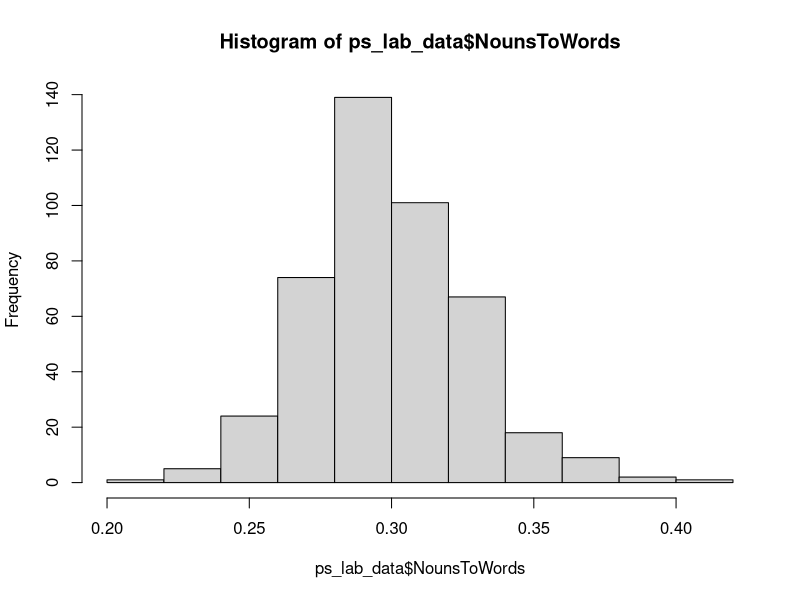
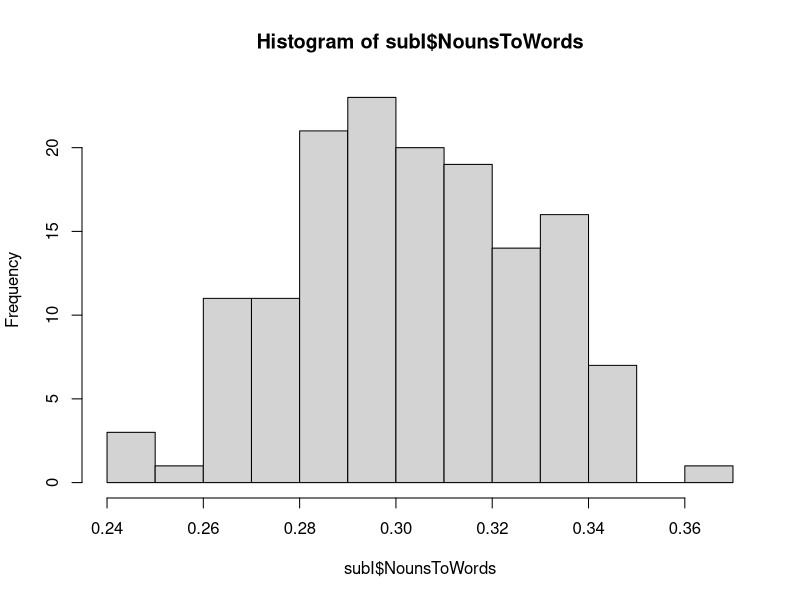
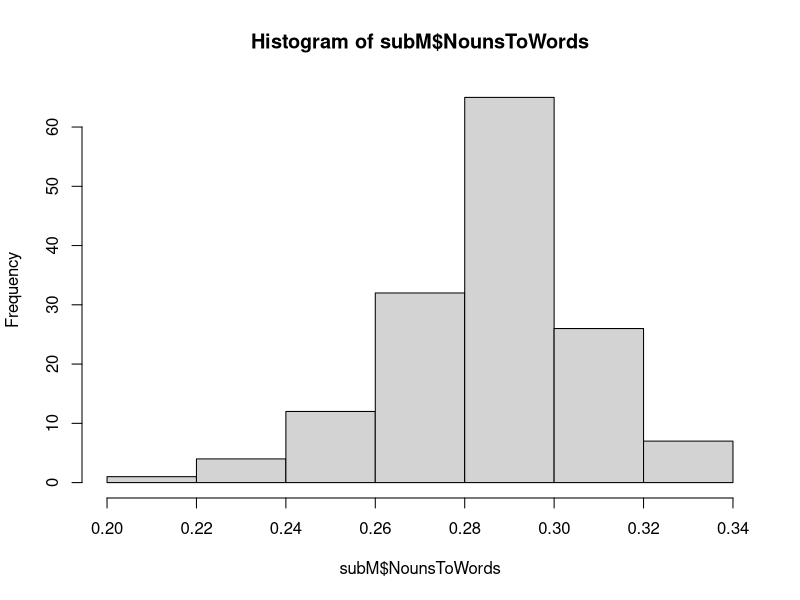
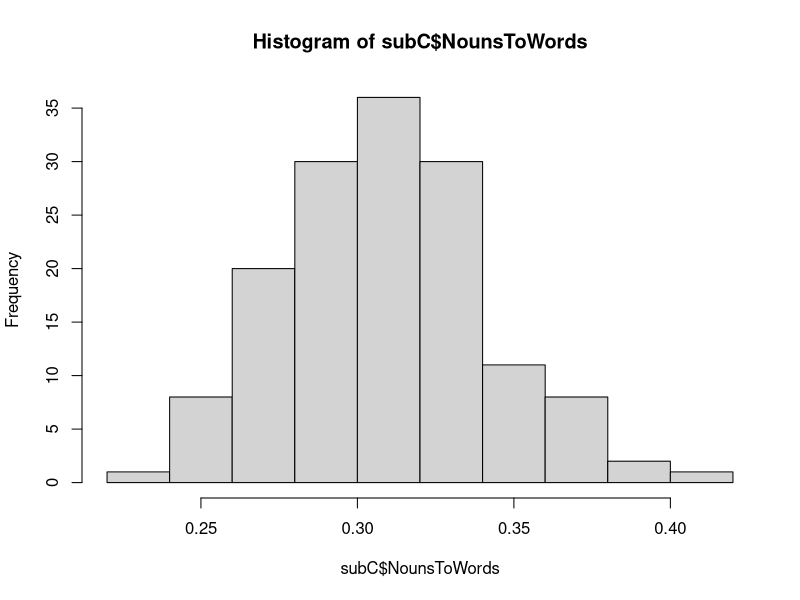
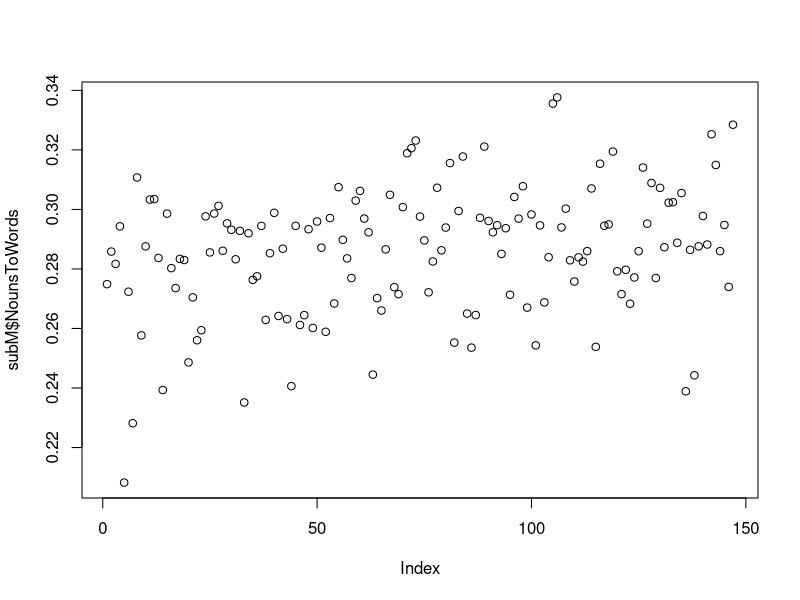

The R source for these figures, in order: (Note: this script raises an error after producing the figures.)
setwd("C:/Users/kole021/git/CNC/")
ps_lab_data <-read.table("df_nouns_and_all_words_counts_whole_corpus.csv", quote = "", fill = TRUE, header = TRUE, sep = "\t")
#head(ps_lab_data)
ps_lab_data$NounsToWords <- ps_lab_data$NounsN/ps_lab_data$WordsN
ps_lab_data$CNCtoNouns <- ps_lab_data$CNCsNounsN/ps_lab_data$NounsN
#ps_lab_data_critical <- ps_lab_data[ps_lab_data$block_no!=1, ] #remove practice (block 1)
#ps_lab_data_critical$window_size<-factor(ps_lab_data_critical$window_size, levels=c("5", "7", "9", "11","13", "NW")) #to set the levels
#ps_lab_data_critical$L1 <- ifelse(grepl("^u",ps_lab_data_critical$RECORDING_SESSION_LABEL), "U", "H")

##install.packages("multcomp")
##library(multcomp)
##install.packages("lme4")
##require(lme4)

hist(ps_lab_data$NounsToWords)
subI<-subset(ps_lab_data, Teil=="<Intro>")
subM<-subset(ps_lab_data, Teil=="<Middle>")
subC<-subset(ps_lab_data, Teil=="<Conclusion>")
hist(subI$NounsToWords)
hist(subM$NounsToWords)
hist(subC$NounsToWords)

plot(subM$NounsToWords)

topn = function(vector, n){
  maxs=c()
  ind=c()
  for (i in 1:n){
    biggest=match(max(vector), vector)
    ind[i]=biggest
    maxs[i]=max(vector)
    vector=vector[-biggest]
  }
  mat=cbind(maxs, ind)
  return(mat)
}
bottomn = function(vector, n){
  mins=c()
  ind=c()
  for (i in 1:n){
    smallest=match(min(vector), vector)
    ind[i]=smallest
    mins[i]=min(vector)
    vector=vector[-smallest]
  }
  mat=cbind(mins, ind)
  return(mat)
}


acc <- ps_lab_data_critical[ps_lab_data_critical$accuracy == c("0","1"),]
xx<-table(ps_lab_data$WordsN)
prop.table(xx)


install.packages("psych")
library(psych)
describe(ps_lab_data)

#install.packages("dplyr") 
library(dplyr)

#######not useful..#####
p <- summary(ps_lab_data %>% 
  select(WordsN, NounsN, Subcorpus, Teil))
pivot <- ps_lab_data %>%
  select(Subcorpus, Teil, WordsN, NounsN, NounsToWords, CNCtoNouns, CNCsNounsN) %>%
  group_by (Subcorpus, Teil) %>%
  summarise(MeanWordsN = mean(WordsN),
            #SDWordsN = sd(WordsN),
            #seWordsN = SDWordsN/sqrt(length(WordsN)),
            MeanNounsN = mean(NounsN),
            MeanNounsToWords = mean(NounsToWords, na.rm = TRUE),
            MeanCNCtoNouns = mean(CNCtoNouns, na.rm = TRUE),
            CNCstoWords = mean(WordsN,na.rm = TRUE)/mean(CNCsNounsN,na.rm = TRUE))

#For normally distributed data the standard deviation has some extra information, namely the 68-95-99.7 rule which tells us the percentage of data lying within 1, 2 or 3 standard deviation from the mean.
shapiro.test(ps_lab_data$NounsN)
shapiro.test(ps_lab_data$WordsN)
shapiro.test(ps_lab_data[ps_lab_data$Teil == "<Intro>", ]$WordsN)
shapiro.test(ps_lab_data[ps_lab_data$Teil == "<Middle>", ]$WordsN)
shapiro.test(ps_lab_data[ps_lab_data$Teil == "<Conclusion>", ]$WordsN)

shapiro.test(ps_lab_data[ps_lab_data$Teil == "<Intro>", ]$NounsN)
shapiro.test(ps_lab_data[ps_lab_data$Teil == "<Middle>", ]$NounsN)
shapiro.test(ps_lab_data[ps_lab_data$Teil == "<Conclusion>", ]$NounsN)

shapiro.test(ps_lab_data[ps_lab_data$Teil == "<Intro>", ]$NounsToWords)
shapiro.test(ps_lab_data[ps_lab_data$Teil == "<Middle>", ]$NounsToWords)
shapiro.test(ps_lab_data[ps_lab_data$Teil == "<Conclusion>", ]$NounsToWords)


######useful again#####
#install.packages("ggplot2")
require(ggplot2)
qplot(REACTION_TIME, window_size, data = ps_lab_data) + facet_grid(.~Teil)

qplot(REACTION_TIME, window_size, data = ps_lab_data_critical) + facet_grid(.~L1)
qplot(REACTION_TIME, window_size, data = ps_lab_data_critical) + facet_grid(L1~.)
qplot(reading_rate, L1, data = ps_lab_data_critical) + xlim (0, 500) + facet_grid(window_size~.)
qplot(reading_rate, L1, color = factor(L1), data = ps_lab_data_critical, geom = c("boxplot", "jitter")) + xlim (0, 500) + facet_grid(window_size~.) + scale_colour_manual(values = c("#E69F00", "#56B4E9")) 

########show two distributions on one plot#########
set.seed(42)
hH <- hist(ps_lab_data_critical[ps_lab_data_critical$L1 == "H",]$reading_rate)
hU <- hist(ps_lab_data_critical[ps_lab_data_critical$L1 == "U",]$reading_rate)
plot( hH, col=rgb(0,0,1,1/4), xlim=c(0,max(ps_lab_data_critical[ps_lab_data_critical$L1 == "H",]$reading_rate)), main = "Reading rates", xlab = "Words per minute")  # first histogram
plot( hU, col=rgb(1,0,0,1/4), xlim=c(0,max(ps_lab_data_critical[ps_lab_data_critical$L1 == "U",]$reading_rate)), add=T)  # second
